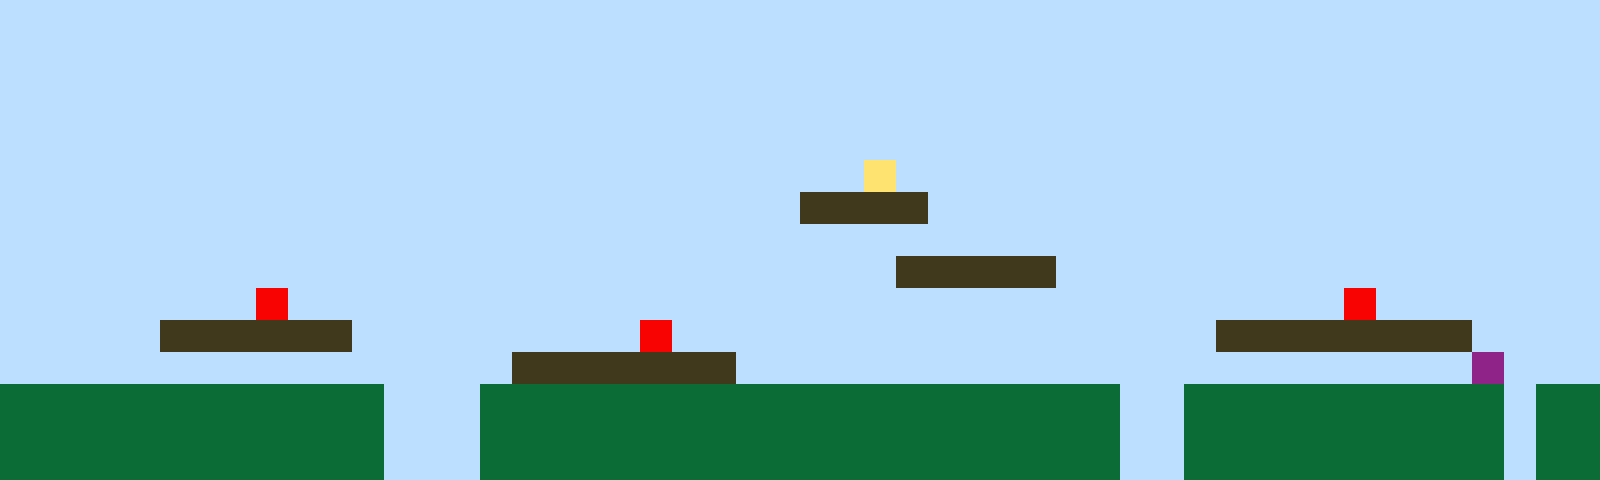

A level layout from a 2D game, rendered from its tile map. Below: a short description, then the map file with its tile-grid data intact:
An orthogonal 50x15 tile map with 32x32 px tiles, 1 tile layer (Tile Layer 1).

<map version="1.10" tiledversion="1.11.2" orientation="orthogonal" renderorder="right-up" width="50" height="15" tilewidth="32" tileheight="32" infinite="0" nextlayerid="2" nextobjectid="1"><editorsettings><export target="map1.csv" format="csv" /></editorsettings><tileset firstgid="1" name="sprites" tilewidth="32" tileheight="32" tilecount="6" columns="3"><image source="sprites.png" width="96" height="64" /></tileset><layer id="1" name="Tile Layer 1" width="50" height="15"><data encoding="csv">1,1,1,1,1,1,1,1,1,1,1,1,1,1,1,1,1,1,1,1,1,1,1,1,1,1,1,1,1,1,1,1,1,1,1,1,1,1,1,1,1,1,1,1,1,1,1,1,1,1,1,1,1,1,1,1,1,1,1,1,1,1,1,1,1,1,1,1,1,1,1,1,1,1,1,1,1,1,1,1,1,1,1,1,1,1,1,1,1,1,1,1,1,1,1,1,1,1,1,1,1,1,1,1,1,1,1,1,1,1,1,1,1,1,1,1,1,1,1,1,1,1,1,1,1,1,1,1,1,1,1,1,1,1,1,1,1,1,1,1,1,1,1,1,1,1,1,1,1,1,1,1,1,1,1,1,1,1,1,1,1,1,1,1,1,1,1,1,1,1,1,1,1,1,1,1,1,1,1,1,1,1,1,1,1,1,1,1,1,1,1,1,1,1,1,1,1,1,1,1,1,1,1,1,1,1,1,1,1,1,1,1,1,1,1,1,1,1,1,1,1,1,1,1,1,1,1,1,1,1,1,1,1,1,1,1,1,1,1,1,1,1,1,1,1,1,1,1,1,1,1,1,1,1,1,1,1,1,1,1,1,1,1,1,1,1,1,1,1,1,1,1,1,1,1,1,1,4,1,1,1,1,1,1,1,1,1,1,1,1,1,1,1,1,1,1,1,1,1,1,1,1,1,1,1,1,1,1,1,1,1,1,1,1,1,1,1,1,1,1,1,1,1,1,1,3,3,3,3,1,1,1,1,1,1,1,1,1,1,1,1,1,1,1,1,1,1,1,1,1,1,1,1,1,1,1,1,1,1,1,1,1,1,1,1,1,1,1,1,1,1,1,1,1,1,1,1,1,1,1,1,1,1,1,1,1,1,1,1,1,1,1,1,1,1,1,1,1,1,1,1,1,1,1,1,1,1,1,1,1,1,1,1,1,1,1,1,1,1,1,1,1,1,1,1,1,1,1,3,3,3,3,3,1,1,1,1,1,1,1,1,1,1,1,1,1,1,1,1,1,1,1,1,1,1,1,1,1,5,1,1,1,1,1,1,1,1,1,1,1,1,1,1,1,1,1,1,1,1,1,1,1,1,1,1,1,1,1,1,1,1,1,5,1,1,1,1,1,1,1,1,1,1,1,1,3,3,3,3,3,3,1,1,1,1,1,1,1,1,1,5,1,1,1,1,1,1,1,1,1,1,1,1,1,1,1,1,1,3,3,3,3,3,3,3,3,1,1,1,1,1,1,1,1,1,1,1,1,1,1,1,1,1,1,1,1,3,3,3,3,3,3,3,1,1,1,1,1,1,1,1,1,1,1,1,1,1,1,1,1,1,1,1,1,1,1,6,1,1,1,2,2,2,2,2,2,2,2,2,2,2,2,1,1,1,2,2,2,2,2,2,2,2,2,2,2,2,2,2,2,2,2,2,2,2,1,1,2,2,2,2,2,2,2,2,2,2,1,2,2,2,2,2,2,2,2,2,2,2,2,2,2,1,1,1,2,2,2,2,2,2,2,2,2,2,2,2,2,2,2,2,2,2,2,2,1,1,2,2,2,2,2,2,2,2,2,2,1,2,2,2,2,2,2,2,2,2,2,2,2,2,2,1,1,1,2,2,2,2,2,2,2,2,2,2,2,2,2,2,2,2,2,2,2,2,1,1,2,2,2,2,2,2,2,2,2,2,1,2,2</data></layer></map>
